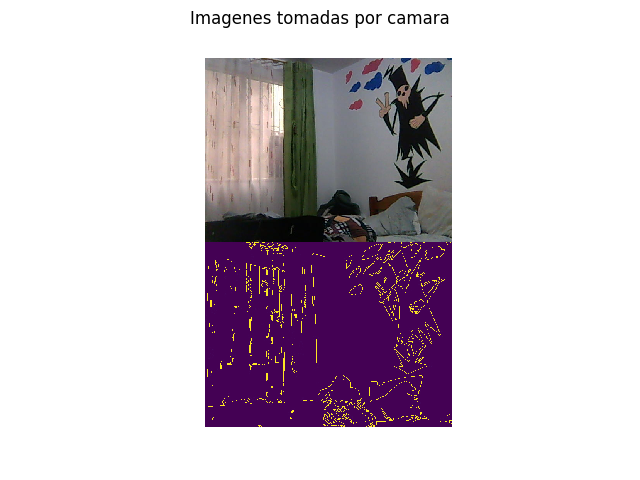
#> input picture ImagenesCamara.png, 640 x 480 px, given in place of the camera
$ python ProcesamientoCnnyEdge.py
#> lines starting #> are read from the running program, lines starting #| are printed output that depends on the picture; after the words box and inside, x2 and y2 are one past the last pixel; in counts of white or black regions, pixels touching at a corner belong together
import cv2
import numpy as np

cap = cv2.VideoCapture(0)

while(1):

    _, frame = cap.read()
#> frame is the input picture: shape (480, 640, 3); mean B, G, R 205.8, 195.9, 206
    hsv = cv2.cvtColor(frame, cv2.COLOR_BGR2HSV)
#> hsv: shape (480, 640, 3); mean H, S, V 30.6, 44.6, 209.2

    lower_red = np.array([30,150,50])
    upper_red = np.array([255,255,180])

    mask = cv2.inRange(hsv, lower_red, upper_red)
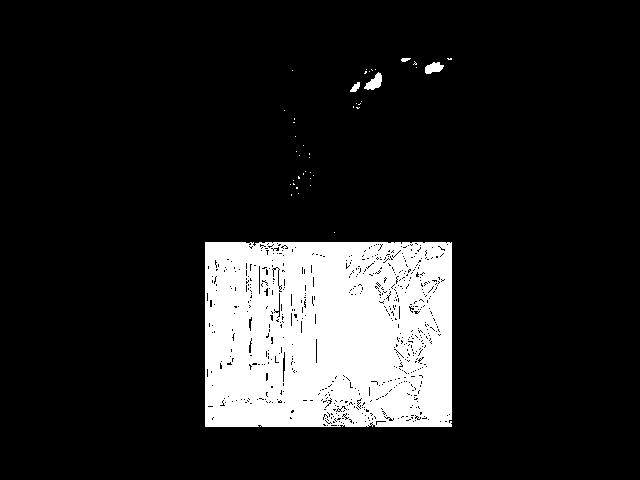
#> mask: shape (480, 640); 14.3% white; 42 white regions (37 under 20 px), largest, box (x1, y1, x2, y2) and area: (205, 242, 452, 427) 43480, (364, 72, 382, 90) 177, (425, 62, 444, 74) 154, (350, 82, 360, 92) 58, (401, 58, 411, 62) 29
    res = cv2.bitwise_and(frame,frame, mask= mask)
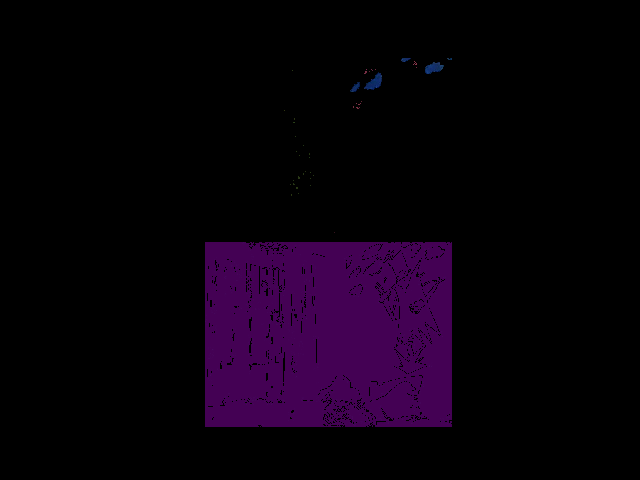
#> res: shape (480, 640, 3); mean B, G, R 12.1, 0.2, 9.7

    cv2.imshow('Original',frame)
    edges = cv2.Canny(frame,100,200)
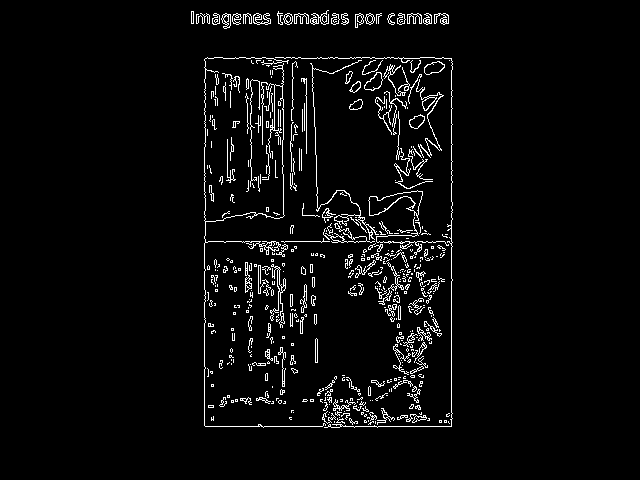
#> edges: shape (480, 640); 4% white in thin lines or dots, all inside (x1, y1, x2, y2) = (191, 10, 453, 428)
    cv2.imshow('Edges',edges)

    cv2.imwrite('/home/debian/Original.jpg',frame)
    cv2.imwrite('/home/debian/Edges.jpg',edges)
    k = cv2.waitKey(5) & 0xFF
#> (key Esc is pressed here)
    if k == 27:
        break

cv2.destroyAllWindows()
cap.release()
